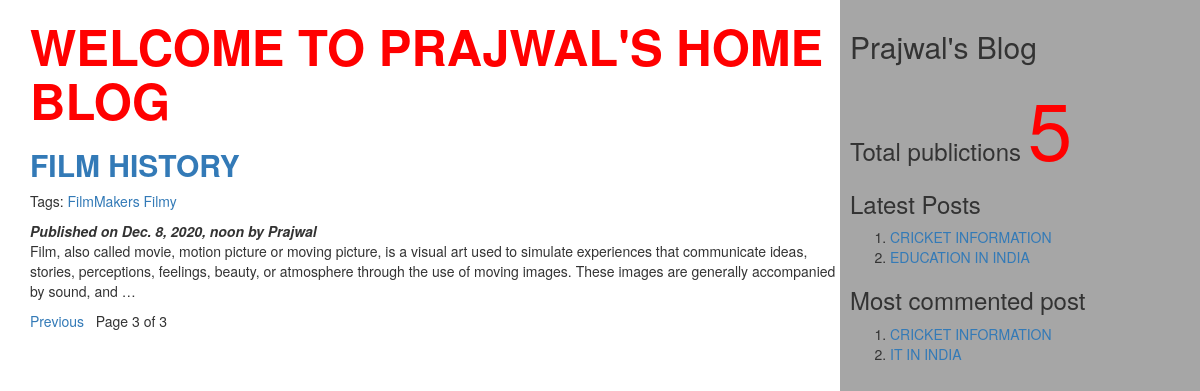
/?page=3, run on the app's committed database.
### myApp/models.py (models this page shows, shortened)
class Post(models.Model):
          tags=TaggableManager()
          STATUS_CHOICES=(('draft','Draft'),('published','Published'))
          title=models.CharField(max_length=256)
          slug=models.SlugField(max_length=264,unique_for_date='publish')
          author=models.ForeignKey(User,related_name='blog_posts',on_delete= models.CASCADE)
          body=models.TextField()
          publish=models.DateTimeField(default=timezone.now)
          created=models.DateTimeField(auto_now_add=True)
          updated=models.DateTimeField(auto_now=True)
          status= models.CharField(max_length=10,choices=STATUS_CHOICES,default='draft')
          objects=CustomManager()
          class Meta:
                ordering=('-publish',)
          def get_absolute_url(self):
                return reverse('post_detail',args=[self.publish.year,self.publish.strftime('%m'),self.publish.strftime('%d'),self.slug])

### myApp/views.py (the view)
# urls.py: url(r'^$',views.post_list_view),
def post_list_view(request,tag_slug=None):
    post_list=Post.objects.all()
    tag=None
    if tag_slug:
        tag=get_object_or_404(Tag,slug=tag_slug)#provided slug
        post_list=post_list.filter(tags__in=[tag])
    paginator=Paginator(post_list,2) #step1
    page_number=request.GET.get('page') #step2
    try:
       post_list=paginator.page(page_number) #step2
    except PageNotAnInteger:
       post_list=paginator.page(1) #step 3
    except EmptyPage:
      post_list=paginator.page(paginator.num_pages) #step 4
    d={'post_list':post_list,'tag':tag}
    return render(request,'myApp/post_list.html',d)

### myApp/models.py (called while the page is built)
    def get_queryset(self):
        return super().get_queryset().filter(status='published')

### myApp/templatetags/mytags.py (called while the page is built)
@register.simple_tag
def total_posts():
    return Post.objects.count()

@register.inclusion_tag('myApp/latest_post.html')
def show_latest_posts(count=3):
    latest_posts=Post.objects.order_by('-publish')[:count]
    return {'latest_posts':latest_posts}

@register.simple_tag
def get_most_commented_posts(count=2):
    return Post.objects.annotate(total_comments=Count('comments')).order_by('-total_comments')[:count]

### templates/myApp/post_list.html (shortened to what this page needs)
<html>
    {%extends 'myApp/parent.html'%}
        {%block content_block%}
        <h1 style="color:#ff0000;font-size:350%;"><b>WELCOME TO PRAJWAL'S HOME BLOG</b></h1>
        {%for post in post_list%}
        <a href="{{post.get_absolute_url}}"><h2><b>{{post.title}}</b></h2></a>
        <p>Tags:
          {%for t in post.tags.all%}
          <a href="{%url "post_list_by_tag_name" t.slug%}">{{t.name}}</a>
          {%endfor%}
        </p>
        <i><b>Published on {{post.publish}} by {{post.author|title}}</b></i>
        {{post.body|truncatewords:40|linebreaks}}
        {%endfor%}
        {%include 'myApp/pagination.html' with page=post_list%}
        {%endblock%}

### templates/myApp/parent.html (shortened to what this page needs)
<html>
{%load mytags%}
    <head>
        <link rel="stylesheet" href="https://maxcdn.bootstrapcdn.com/bootstrap/3.3.7/css/bootstrap.min.css">
    </head>
    <body>
        <div class="content" style="width:70%;float:left;background-color:#ffffff;height:300%;padding:0 0 0 30px">
              {%block content_block%}
              {%endblock%}
        </div>
        <div class="sidebar" style="width:30%;float:right;background-color:#a6a6a6;height:300%;padding:10px">
            <h2>Prajwal's Blog</h2>
            <h3>Total publictions
              <span style="color:red;font-size:80px">
              {%total_posts%}</span>
              <h3>Latest Posts</h3>
              {% show_latest_posts 2 %}
              <h3>Most commented post</h3>
              {%get_most_commented_posts as m%}
              <ol>
                {%for post in m%}
                <li><a href="{{post.get_absolute_url}}">{{post.title}}</a></li>
                {%endfor%}
              </ol>
            </h3>
        </div>
    </body>
</html>

### templates/myApp/latest_post.html
<!DOCTYPE html>
<html lang="en" dir="ltr">
  <body>
    <ol>
    {%for post in latest_posts%}
    <li><a href="{{post.get_absolute_url}}">{{post.title}}</a></li>
    {%endfor%}
    </ol>
  </body>
</html>

### data on the page
Post: title "FILM HISTORY", publish "Dec. 8, 2020, noon", author "Prajwal", body "Film, also called movie, motion picture or moving picture, is a visual art used to simulate experiences that communicate ideas, stories, perceptions, feelings, beauty, or atmosphere through the use of moving images. These images are generally accompanied by sound, and …"
Tag: name "FilmMakers"
Tag: name "Filmy"
Post: title "CRICKET INFORMATION"
Post: title "EDUCATION IN INDIA"
Post: title "IT IN INDIA"

### other printed values
{{ page.number }} "3"
{{ page.paginator.num_pages }} "3"
